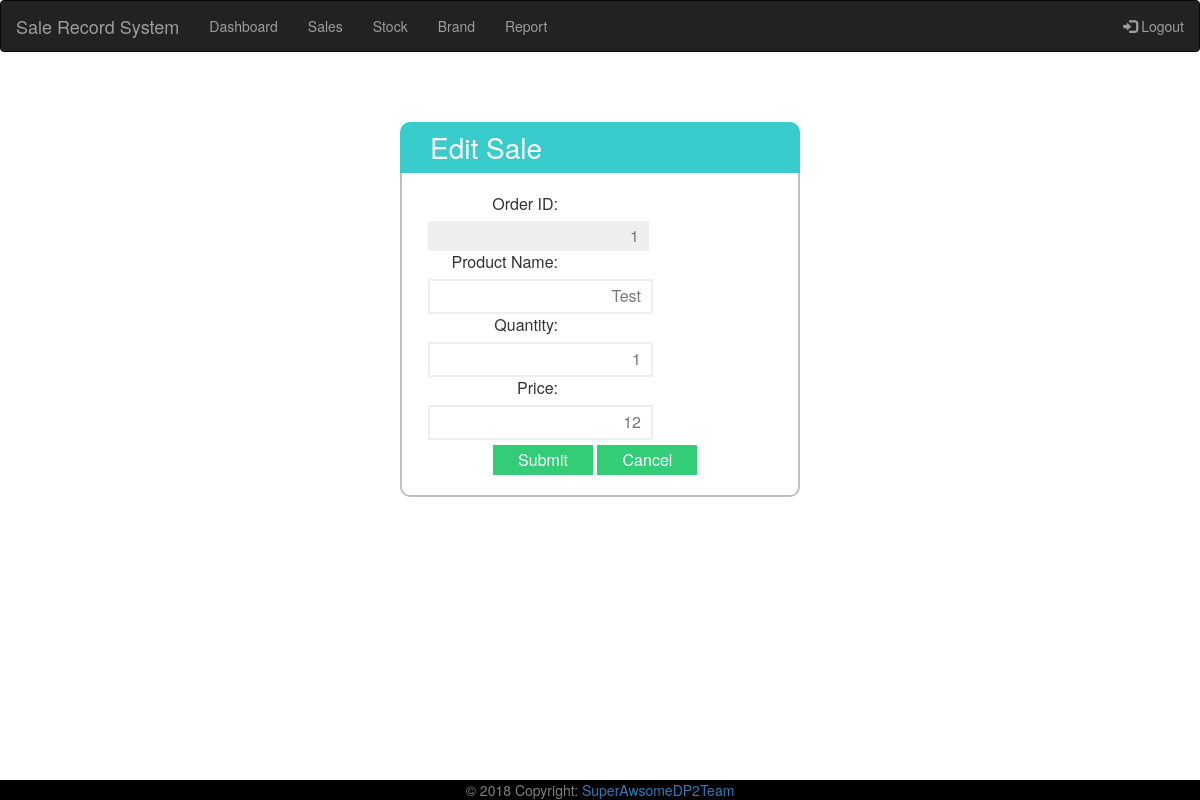
The app's page /editstock.php?id=1, older data.
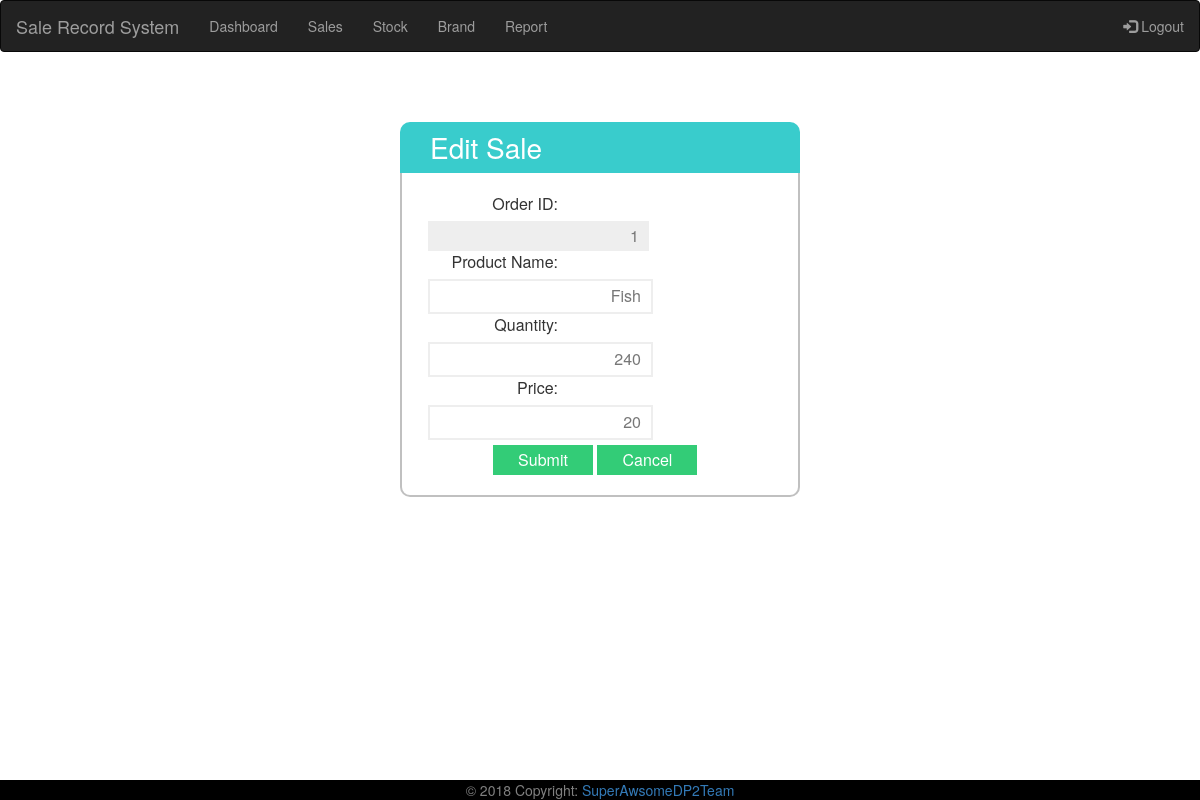
The same page, newer data.
### tables this page shows
CREATE TABLE `order_stock` (
  `orders_stock_id` int(11) NOT NULL,
  `product_name` varchar(255) NOT NULL,
  `quantity` varchar(255) NOT NULL,
  `price` varchar(255) NOT NULL
);

### editstock.php (the view, shortened to what this page needs)
<?php
require_once("action/dp_connect.php");
require_once("includes/header.php");
$id = $_GET['id'];
$sql = "SELECT * FROM `order_stock` WHERE `orders_stock_id` = $id";
$result = $connect->query($sql);
$row = $result->fetch_assoc();
?>
<html>
<head>
<link rel="stylesheet" type="text/css" src="custom/css/custom.css" />
</head>
<body>
  <div class ="edit_sale_box">
  <h2><span ></span>Edit Sale</h2>
  <form method="post"  action="stock.php">
    <fieldset>
    <div>
      <label for="orders_stock_id" class="edit_label">Order ID:</label>
      <input type="text" class="edit_input" value = <?php echo $row["orders_stock_id"]; ?> onfocus="this.blur()" name="orders_stock_id" id="orders_stock_id" readonly>
    </div>
    <div>
      <label for="product_name" class="edit_label">Product Name:</label>
      <input type="text" class="edit_input" value = <?php echo $row["product_name"]; ?>  name="product_name" id="product_name">
    </div>
    <div>
      <label for="quantity" class="edit_label">Quantity:</label>
      <input type="text" class="edit_input" value = <?php echo $row["quantity"]; ?>  name="quantity" id="quantity">
    </div>
    <div>
      <label for="price" class="edit_label">Price:</label>
      <input type="text" class="edit_input" value = <?php echo $row["price"]; ?> name="price" id="price">
    </div>
    <div class="edit_button">
      <input type="submit" class="button_primary" id="submit" value="Submit" />
  	  <input type="reset" class="button_primary"  id="cancel" value="Cancel" />
    </div>
  </fieldset>
  </form>
  </div>
</body>
</html>
<?php
require_once("includes/footer.php"); ?>

Row changes from the older to the newer data that the page shows:
changed order_stock id 1: quantity "1" → "240"; price "12" → "20"; product_name "Test" → (not shown)
Text that changed along with them:
form field product_name: (not shown) → "Fish"
